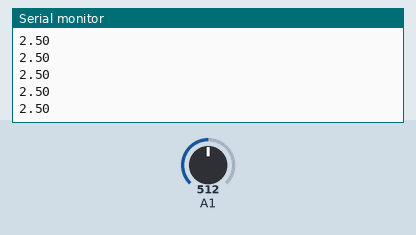
Simulated run of this sketch. Board: Arduino Uno, built with avr-gcc and run on an emulated ATmega328P. Shown: the last lines printed to the serial monitor. Inputs (shaded band) come from the test bench; at power-on: A1 = 512.

Above: at 1.2 s.
1.3 s: A1 set to 716
At 1.9 s:
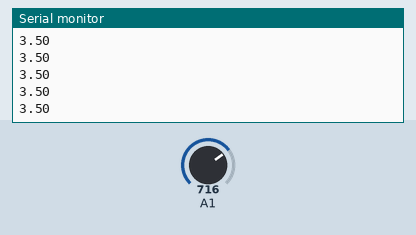
2.8 s: A1 set to 900
At 3.3 s:
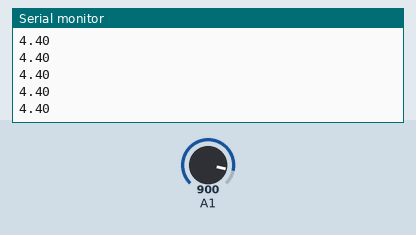
Timing chart, 0 to 5.8 s (numbered marks = the images above; inputs shaded):
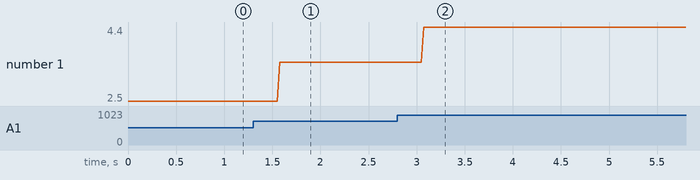

The sketch:

serialAnalogContinuous.ino
```cpp
// const int sensorPin = A0; // Analog pin connected to the sensor
// int a; // analog pin value between 0 and 1023
// float voltage; // voltage output from the pressure sensor, from 0 to 5 volts

// Note: a float is 32 bits. Therefore, for a baud rate of 9600,
// the arduino can theoretically send a maximum of 9600/32 = 300 values per second.
// For a 19200 baud rate, the max would be 600 values per second.
// However, in practice, the output rate may be lower (see "serialPlotterRandom" code).
void setup() {
  Serial.begin(2400); // Initialize serial communication
}

void loop() {
  int sensorValue = analogRead(A1); // get value from analog pin
  float voltage = float(sensorValue) * 5.000/1023.000; // convert to a decimal value between 0 and 5
  // Serial.print("Voltage:");
//  Serial.print("/t");
  Serial.println(voltage);
//  Serial.println(sensorValue);
}
```

Measured:
- after the input at 1.3 s, the serial monitor: prints a new line after 0.27 s (image 1)
- after the input at 2.8 s, the serial monitor: prints a new line after 0.27 s (image 2)
- plotted number 1: 2.5 → 3.5 after the input at 1.3 s, 3.5 → 4 after the input at 2.8 s
